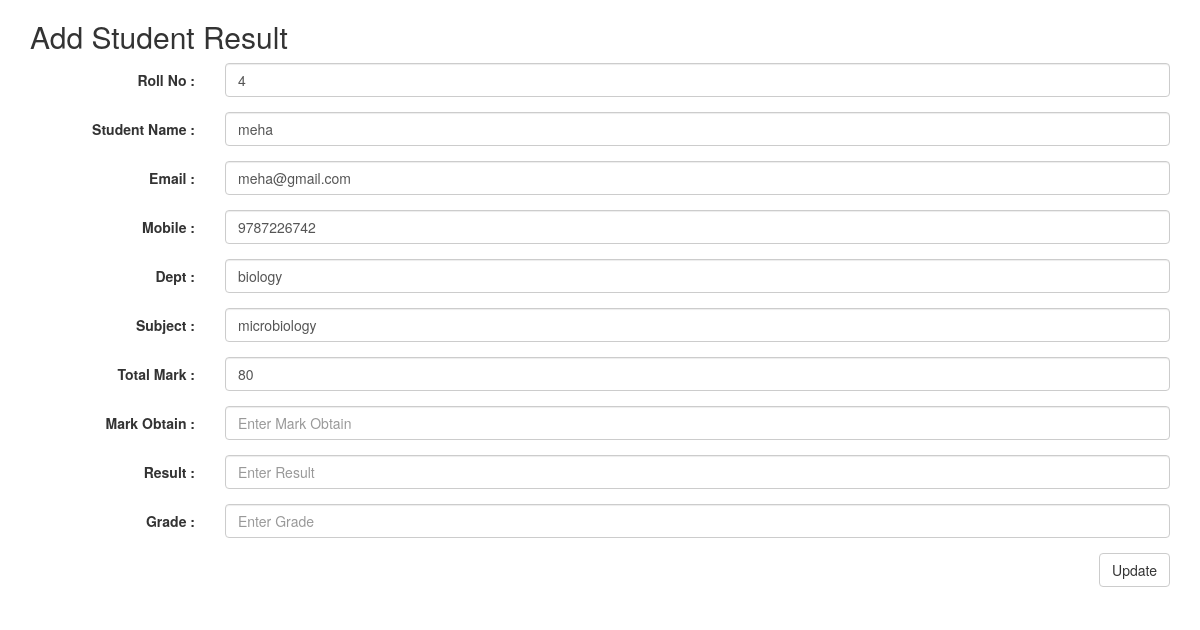
/update.php?rollno=5, run on the app's committed database.
### tables this page shows
CREATE TABLE `student` (
  `id` int(5) NOT NULL,
  `rollno` int(6) NOT NULL,
  `name` varchar(250) NOT NULL,
  `email` varchar(250) NOT NULL,
  `mobile` varchar(250) NOT NULL,
  `dept` varchar(250) NOT NULL
);

CREATE TABLE `result` (
  `id` int(11) NOT NULL,
  `rollno` int(11) NOT NULL,
  `subject` varchar(250) NOT NULL,
  `totalmark` int(11) NOT NULL,
  `markobtain` int(11) NOT NULL,
  `result` tinyint(1) NOT NULL,
  `grade` varchar(250) NOT NULL
);

### update.php (the view, shortened to what this page needs)
<?php
  include 'connection.php';
  $rid = @$_GET['rollno'];
  $query="SELECT *, r.id as rid  FROM student s INNER JOIN result r ON s.rollno = r.rollno where r.id = '$rid'";
  $result=$connection->query($query);
  $res = $result->fetch_assoc();
  ?>
<!DOCTYPE html>
<html lang="en">
<head>
  <link rel="stylesheet" href="https://maxcdn.bootstrapcdn.com/bootstrap/3.4.1/css/bootstrap.min.css">
</head>
<body>
<div class="container">
  <h2>Add Student Result</h2>
  <form class="form-horizontal" method="post" action="<?=($rid)?'updatescript.php':'addscript.php';?>">
    <div class="form-group">
      <label class="control-label col-sm-2">Roll No :</label>
      <div class="col-sm-10">
        <input type="text" class="form-control" id="" placeholder="Enter Roll No" name="_rollno" value="<?=@$res['rollno'];?>">
      </div>
    </div>
    <div class="form-group">
      <label class="control-label col-sm-2">Student Name :</label>
      <div class="col-sm-10">
        <input type="text" class="form-control" id="" placeholder="Enter Student Name " name="_studname" value="<?=@$res['name'];?>" required>
      </div>
    </div>
    <div class="form-group">
      <label class="control-label col-sm-2">Email :</label>
      <div class="col-sm-10">
        <input type="email" class="form-control" id="" placeholder="Enter Your Email " name="_email" value="<?=@$res['email'];?>" required>
      </div>
    </div>
    <div class="form-group">
      <label class="control-label col-sm-2">Mobile :</label>
      <div class="col-sm-10">
        <input type="tel" class="form-control" id="" placeholder="Enter Contact Number " name="_mobile" value="<?=@$res['mobile'];?>" required>
      </div>
    </div>
      <div class="form-group">
      <label class="control-label col-sm-2">Dept :</label>
      <div class="col-sm-10">
        <input type="" class="form-control" id="" placeholder="Enter Your Department " name="_dept" value="<?=@$res['dept'];?>" required>
      </div>
    </div>
     <div class="form-group">
      <label class="control-label col-sm-2">Subject :</label>
      <div class="col-sm-10">
        <input type="" class="form-control" id="" placeholder="Enter Your Subject" name="_subject" value="<?=@$res['subject'];?>" required>
      </div>
    </div>
    <div class="form-group">
      <label class="control-label col-sm-2">Total Mark :</label>
      <div class="col-sm-10">
        <input type="" class="form-control" id="" placeholder="Enter Total " name="_markobtain" onchange="calculateAmount(this.value)" value="<?=@$res['markobtain'];?>" required>
      </div>
    </div>    <div class="form-group">
      <label class="control-label col-sm-2">Mark Obtain :</label>
      <div class="col-sm-10">
        <input type="" class="form-control" id="mark_opt" placeholder="Enter Mark Obtain " name="_markobtain" required>
      </div>
    </div>
      <div class="form-group">
      <label class="control-label col-sm-2">Result :</label>
      <div class="col-sm-10" value="$res['name']">
        <input type="" class="form-control" id="result" placeholder="Enter Result " name="_result" required>
      </div>
    </div>
      <div class="form-group">
      <label class="control-label col-sm-2">Grade :</label>
      <div class="col-sm-10">
        <input type="" class="form-control" id="grade" placeholder="Enter Grade" name="_grade" required>
      </div>
    </div>
    <div class="form-group">
      <div class="col-sm-offset-2 col-sm-10">
        <input style="float:right;" type="submit" value="Update" class="btn btn-default" name="_submit">
      </div>
    </div>
  </form>
</div>
</body>
</html>

### data on the page
student: _rollno "4", _studname "meha", _email "meha@gmail.com", _mobile "9787226742", _dept "biology", _subject "microbiology", _markobtain "80"
